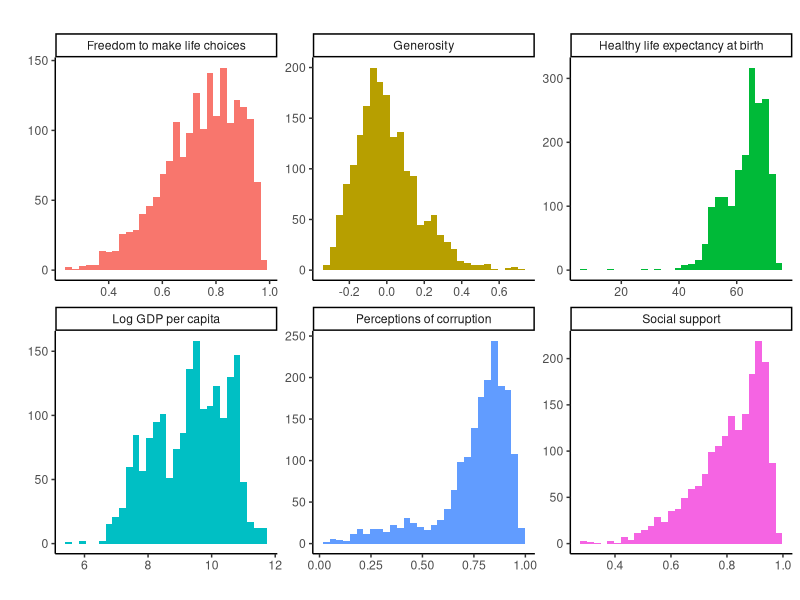
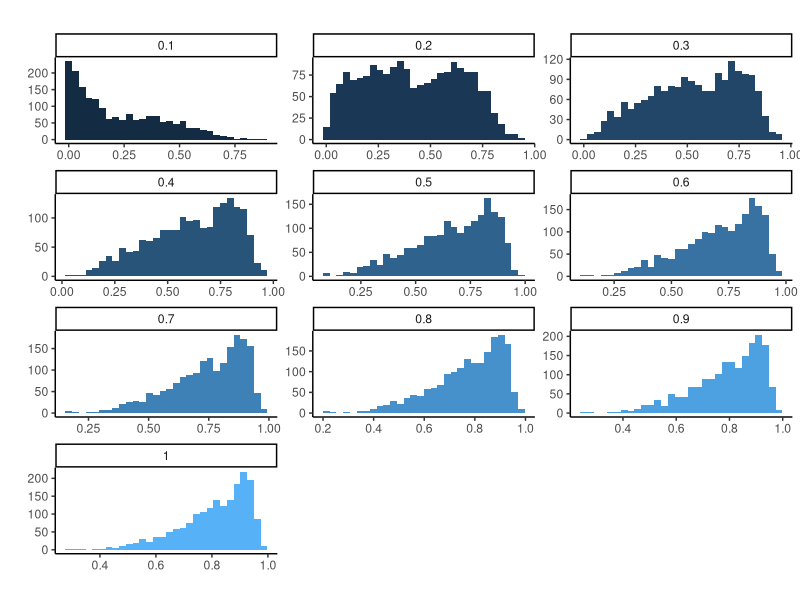
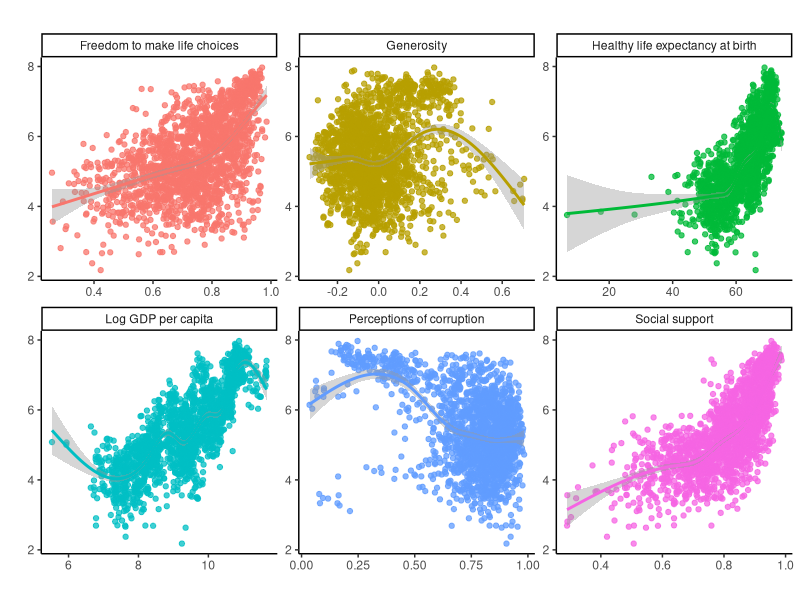
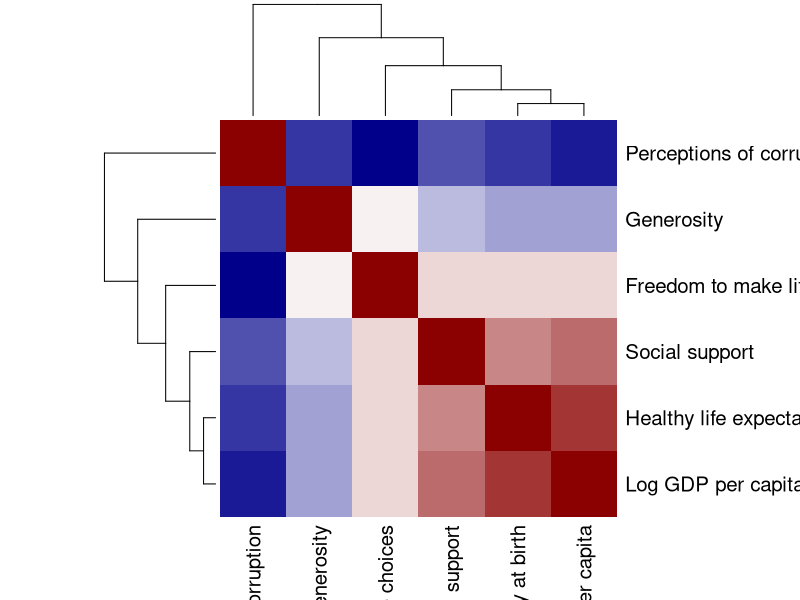

The R script that drew these images, in order:
library(dplyr)
library(tidyverse)
library(readxl)
library(ggplot2)

# sets the working directory. 
setwd("C://Users//HUAWEI//Desktop//Projects//The-Pursuit-of-Happiness//Data")

# reads in the original dataframe. 
full_df <- read_excel("happiness_data.xls")

# filters the dataframe for values from 2021 
#full_df <- original_df %>% filter(year == 2021)

# defines the y and x variables to be used in the linear model
y = 'Life Ladder'

x <- c('Log GDP per capita', 'Social support',
       'Healthy life expectancy at birth', 'Freedom to make life choices',
       'Generosity', 'Perceptions of corruption')

# a working dataframe with only y and x variables
df <- full_df[y] %>% cbind(full_df[x]) %>% tibble()

# checks if a row contains na values
check_row_clean <- function(row) {
  if(mean(is.na(row))>0) {
    return(FALSE)
  } 
  else{
    return(TRUE)
  }
}

# filters the dataframe for only na free rows
clean_list <- apply(df, 1, check_row_clean)
clean_df <- df[clean_list,]

# checks the distributions 
get_hists <- function(df, disclude=NULL, numeric=FALSE) {
  new_df <- gather(df, key='predictor', value='value', -disclude)
  if(numeric==TRUE) {
    new_df$predictor <- as.numeric(new_df$predictor)
  }
  ggplot(new_df, aes(x=value, order=predictor, fill=predictor)) + 
    geom_histogram() +
    facet_wrap(~predictor, scales = "free", ncol=3) +
    labs(title='', x='', y='') +
    theme_classic() +
    theme(plot.title = element_text(hjust = 0.5),
          legend.position = "none")
}
get_hists(clean_df,disclude=1)

# # gets histograms for a column based on a range of transformations
get_trans <- function(df, col, trans, numeric) {
  new_df <- tibble(df[col])
  for(i in 1:length(trans)) {
    new_df[i] <- df[col]**(1/trans[i])
  }
  colnames(new_df) <- trans
  get_hists(new_df,numeric=numeric)
}
get_trans(df=clean_df,
          col="Social support",
          trans=c(seq(0.1,1,0.1)),
          numeric=TRUE)

# transformations
#clean_df$`Freedom to make life choices` <- clean_df$`Freedom to make life choices`**(1/0.4)
#clean_df$Generosity <- clean_df$Generosity**(1/2.7)
#clean_df$`Healthy life expectancy at birth` <- clean_df$`Healthy life expectancy at birth`**(1/0.5)
#clean_df$`Perceptions of corruption` <- clean_df$`Perceptions of corruption`**(1/0.3)
#clean_df$`Social support` <- clean_df$`Social support`**(1/0.4)

# re-checks the transformations
#get_hists(clean_df,disclude=1)


# plots tthe distributions as scatter plots 
get_scaters <- function(df) {
  new_df <- gather(df, key='predictor', value='value', -1)
  new_df %>% ggplot(aes(x=new_df$value, 
                        y=new_df$`Life Ladder`, 
                        color=new_df$predictor)) + 
    geom_point(alpha=0.75) +
    geom_smooth() +
    facet_wrap(~new_df$predictor, scales = "free", ncol=3) +
    labs(title='', x='', y='') +
    theme_classic() +
    theme(plot.title = element_text(hjust = 0.5),
          legend.position = "none") 
}
get_scaters(clean_df)

# calculates z scores for a given column
get_zscores <- function(col) {
  avg <- mean(col)
  sd <- sd(col)
  z_scores <- list()
  for(i in 1:length(col)) {
    z_scores[i] <- (col[i]-avg) / sd
  }
  return(unlist(z_scores))
}
# converts the dataframe columns into z scores
z_list <- apply(clean_df, 2, get_zscores)
normalized_df <- as_tibble(z_list)

# creates a heat map of the correlations
res <- cor(normalized_df[-1])
col <- colorRampPalette(c("darkblue", "white", "darkred"))(20)
heatmap(x = res, col = col, symm = TRUE)

# runs a basic linear model
lm1 <- lm(normalized_df$`Life Ladder` ~ ., data=normalized_df)
summary(lm1)
